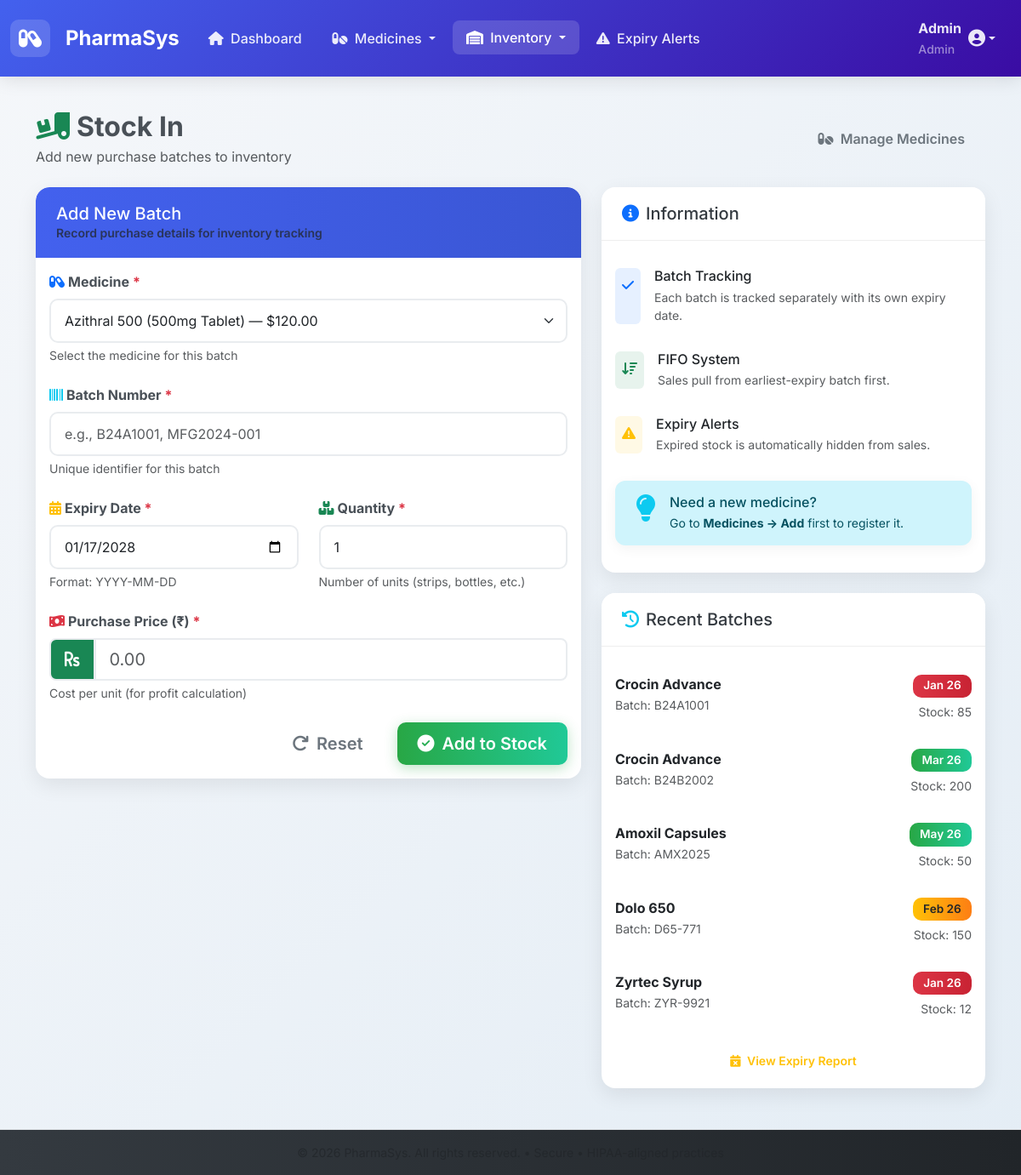
The app's page /inventory/stock-in.php?medicine_id=5 (signed in) with its own data.
### tables this page shows
CREATE TABLE batches (
    id INT AUTO_INCREMENT PRIMARY KEY,
    medicine_id INT NOT NULL,
    batch_number VARCHAR(100) NOT NULL,
    expiry_date DATE NOT NULL,
    quantity INT NOT NULL COMMENT 'Original quantity received',
    purchase_price DECIMAL(10,2) NOT NULL,
    remaining_stock INT NOT NULL,
    created_at TIMESTAMP DEFAULT CURRENT_TIMESTAMP,
    FOREIGN KEY (medicine_id) REFERENCES medicines(id) ON DELETE CASCADE,
    INDEX idx_medicine_id (medicine_id),
    INDEX idx_expiry (expiry_date, remaining_stock)
);

CREATE TABLE medicines (
    id INT AUTO_INCREMENT PRIMARY KEY,
    name VARCHAR(255) NOT NULL,
    generic_name VARCHAR(255),
    dosage VARCHAR(100),
    price DECIMAL(10,2) NOT NULL,
    created_at TIMESTAMP DEFAULT CURRENT_TIMESTAMP
);

### inventory/stock-in.php (the view, shortened to what this page needs)
<?php
require_once '../includes/config.php';
$stmt = $pdo->query("SELECT id, name, generic_name, dosage, price FROM medicines ORDER BY name");
$medicines = $stmt->fetchAll();
$pre_selected_id = $_GET['medicine_id'] ?? null;
$recent_batches = $pdo->query("
    SELECT b.batch_number, b.expiry_date, m.name, b.remaining_stock, b.created_at
    FROM batches b
    JOIN medicines m ON b.medicine_id = m.id
    ORDER BY b.created_at DESC
    LIMIT 5
")->fetchAll();
?>
<?php include '../includes/header.php'; ?>
<div class="d-flex justify-content-between align-items-center mb-4">
    <div>
        <h2 class="fw-bold mb-1"><i class="fas fa-truck-loading me-2 text-success"></i>Stock In</h2>
        <p class="text-muted mb-0">Add new purchase batches to inventory</p>
    </div>
    <a href="../medicines/list.php" class="btn btn-outline-secondary">
        <i class="fas fa-pills me-1"></i> Manage Medicines
    </a>
</div>
<div class="row">
    <div class="col-lg-7">
        <div class="card">
            <div class="card-header">
                <h5 class="mb-0">Add New Batch</h5>
                <p class="text-muted mb-0 small">Record purchase details for inventory tracking</p>
            </div>
            <div class="card-body">
                <form method="POST">
                    <div class="mb-4">
                        <label for="medicine_id" class="form-label fw-bold">
                            <i class="fas fa-capsules me-1 text-primary"></i>Medicine <span class="text-danger">*</span>
                        </label>
                        <select id="medicine_id" name="medicine_id" class="form-select form-select-lg" required>
                            <?php foreach ($medicines as $m): ?>
                            <option value="<?= $m['id'] ?>"
                                    <?= ($pre_selected_id && $m['id'] == $pre_selected_id) ||
                                         (isset($_POST['medicine_id']) && $m['id'] == $_POST['medicine_id'])
                                        ? 'selected' : '' ?>>
                                <?= htmlspecialchars($m['name']) ?>
                                <?= $m['dosage'] ? "({$m['dosage']})" : '' ?>
                            </option>
                            <?php endforeach; ?>
                        </select>
                        <div class="form-text">Select the medicine for this batch</div>
                    </div>
                    <div class="mb-4">
                        <label for="batch_number" class="form-label fw-bold">
                            <i class="fas fa-barcode me-1 text-info"></i>Batch Number <span class="text-danger">*</span>
                        </label>
                        <input type="text" id="batch_number" name="batch_number" class="form-control form-control-lg"
                               value="<?= htmlspecialchars($_POST['batch_number'] ?? '') ?>"
                               placeholder="e.g., B24A1001, MFG2024-001" required>
                        <div class="form-text">Unique identifier for this batch</div>
                    </div>
                    <div class="row mb-4">
                        <div class="col-md-6">
                            <label for="expiry_date" class="form-label fw-bold">
                                <i class="fas fa-calendar-alt me-1 text-warning"></i>Expiry Date <span class="text-danger">*</span>
                            </label>
                            <input type="date" id="expiry_date" name="expiry_date" class="form-control"
                                   value="<?= htmlspecialchars($_POST['expiry_date'] ?? date('Y-m-d', strtotime('+2 years'))) ?>"
                                   required>
                            <div class="form-text">Format: YYYY-MM-DD</div>
                        </div>
                        <div class="col-md-6">
                            <label for="quantity" class="form-label fw-bold">
                                <i class="fas fa-boxes me-1 text-success"></i>Quantity <span class="text-danger">*</span>
                            </label>
                            <input type="number" id="quantity" name="quantity" class="form-control"
                                   value="<?= (int)($_POST['quantity'] ?? 1) ?>" min="1" required>
                            <div class="form-text">Number of units (strips, bottles, etc.)</div>
                        </div>
                    </div>
                    <div class="mb-4">
                        <label for="purchase_price" class="form-label fw-bold">
                            <i class="fas fa-money-bill-wave me-1 text-danger"></i>Purchase Price (₹) <span class="text-danger">*</span>
                        </label>
                        <div class="input-group input-group-lg">
                            <span class="input-group-text bg-success text-white">
                                <i class="fas fa-rupee-sign"></i>
                            </span>
                            <input type="number" id="purchase_price" name="purchase_price" class="form-control"
                                   step="0.01" min="0" placeholder="0.00"
                                   value="<?= htmlspecialchars($_POST['purchase_price'] ?? '') ?>" required>
                        </div>
                        <div class="form-text">Cost per unit (for profit calculation)</div>
                    </div>
                    <div class="d-grid gap-2 d-md-flex justify-content-md-end mt-4">
                        <button type="reset" class="btn btn-lg btn-outline-secondary me-md-2">
                            <i class="fas fa-redo me-1"></i> Reset
                        </button>
                        <button type="submit" class="btn btn-lg btn-success">
                            <i class="fas fa-check-circle me-1"></i> Add to Stock
                        </button>
                    </div>
                </form>
            </div>
        </div>
    </div>
    <div class="col-lg-5">
        <div class="card mb-4">
            <div class="card-header bg-light">
                <h5 class="mb-0"><i class="fas fa-info-circle me-2 text-primary"></i>Information</h5>
            </div>
            <div class="card-body">
                <div class="list-group list-group-flush">
                    <div class="list-group-item border-0 px-0 py-3">
                        <div class="d-flex">
                            <div class="bg-primary bg-opacity-10 p-2 rounded me-3">
                                <i class="fas fa-check text-primary"></i>
                            </div>
                            <div>
                                <h6 class="mb-1">Batch Tracking</h6>
                                <p class="text-muted small mb-0">Each batch is tracked separately with its own expiry date.</p>
                            </div>
                        </div>
                    </div>
                    <div class="list-group-item border-0 px-0 py-3">
                        <div class="d-flex">
                            <div class="bg-success bg-opacity-10 p-2 rounded me-3">
                                <i class="fas fa-sort-amount-down text-success"></i>
                            </div>
                            <div>
                                <h6 class="mb-1">FIFO System</h6>
                                <p class="text-muted small mb-0">Sales pull from earliest-expiry batch first.</p>
                            </div>
                        </div>
                    </div>
                    <div class="list-group-item border-0 px-0 py-3">
                        <div class="d-flex">
                            <div class="bg-warning bg-opacity-10 p-2 rounded me-3">
                                <i class="fas fa-exclamation-triangle text-warning"></i>
                            </div>
                            <div>
                                <h6 class="mb-1">Expiry Alerts</h6>
                                <p class="text-muted small mb-0">Expired stock is automatically hidden from sales.</p>
                            </div>
                        </div>
                    </div>
                </div>
                <div class="alert alert-info mt-3">
                    <div class="d-flex">
                        <i class="fas fa-lightbulb fa-2x me-3 text-info"></i>
                        <div>
                            <h6 class="alert-heading mb-1">Need a new medicine?</h6>
                            <p class="mb-0 small">Go to <strong>Medicines → Add</strong> first to register it.</p>
                        </div>
                    </div>
                </div>
            </div>
        </div>
        <div class="card">
            <div class="card-header bg-light">
                <h5 class="mb-0"><i class="fas fa-history me-2 text-info"></i>Recent Batches</h5>
            </div>
            <div class="card-body">
                <?php if ($recent_batches): ?>
                <div class="list-group list-group-flush">
                    <?php foreach ($recent_batches as $batch):
                        $days_left = (new DateTime($batch['expiry_date']))->diff(new DateTime())->days;
                    ?>
                    <div class="list-group-item border-0 px-0 py-3">
                        <div class="d-flex justify-content-between align-items-start">
                            <div>
                                <div class="fw-bold"><?= htmlspecialchars($batch['name']) ?></div>
                                <small class="text-muted">
                                    Batch: <?= htmlspecialchars($batch['batch_number']) ?>
                                </small>
                            </div>
                            <div class="text-end">
                                <span class="badge bg-<?= $days_left <= 30 ? ($days_left <= 7 ? 'danger' : 'warning') : 'success' ?>">
                                    <?= date('M y', strtotime($batch['expiry_date'])) ?>
                                </span>
                                <div class="mt-1">
                                    <small class="text-muted">Stock: <?= $batch['remaining_stock'] ?></small>
                                </div>
                            </div>
                        </div>
                    </div>
                    <?php endforeach; ?>
                </div>
                <?php endif; ?>
                <div class="text-center mt-3">
                    <a href="../reports/expiry.php" class="btn btn-sm btn-outline-warning w-100">
                        <i class="fas fa-calendar-times me-1"></i> View Expiry Report
                    </a>
                </div>
            </div>
        </div>
    </div>
</div>
<?php include '../includes/footer.php'; ?>

### assets/css/style.css (style rules this page uses)
:root { --primary: #4361ee; --primary-dark: #3a56d4; --primary-light: #eef2ff; --secondary: #6c757d; --success: #28a745; --warning: #ffc107; --danger: #dc3545; --info: #17a2b8; --light: #f8f9fa; --dark: #343a40; --card-shadow: 0 8px 25px rgba(0,0,0,0.08); --transition: all 0.3s ease; }
body { font-family: 'Inter', -apple-system, BlinkMacSystemFont, 'Segoe UI', Roboto, sans-serif; background: linear-gradient(135deg, #f5f7fa 0%, #e4edf5 100%); color: #495057; min-height: 100vh; }
.card { border: none; border-radius: 16px; box-shadow: var(--card-shadow); overflow: hidden; margin-bottom: 1.5rem; background: white; transition: var(--transition); }
.card-header { background: linear-gradient(to right, var(--primary), var(--primary-dark)); color: white; border-bottom: none; padding: 1.2rem 1.5rem; font-weight: 600; border-radius: 16px 16px 0 0 !important; }
.card-header.bg-light { background: white !important; color: var(--dark); border-bottom: 1px solid #eee; }
.btn { border-radius: 10px; font-weight: 600; padding: 0.6rem 1.5rem; border: none; transition: all 0.3s; }
.btn-success { background: linear-gradient(to right, #28a745, #20c997); box-shadow: 0 4px 15px rgba(40, 167, 69, 0.3); }
.btn-sm { padding: 0.4rem 1rem; font-size: 0.875rem; }
.form-control, .form-select { border-radius: 10px; border: 2px solid #e9ecef; padding: 0.75rem 1rem; font-size: 1rem; transition: all 0.3s; }
.form-label { font-weight: 600; color: #495057; margin-bottom: 0.5rem; }
.input-group-text { border-radius: 10px 0 0 10px; background: var(--primary-light); border: 2px solid #e9ecef; color: var(--primary); font-weight: 500; }
.badge { padding: 0.5em 0.9em; border-radius: 10px; font-weight: 600; font-size: 0.85em; border: none; }
.badge.bg-success { background: linear-gradient(to right, #28a745, #20c997) !important; color: white !important; }
.badge.bg-warning { background: linear-gradient(to right, #ffc107, #fd7e14) !important; color: #212529 !important; }
.badge.bg-danger { background: linear-gradient(to right, #dc3545, #c82333) !important; color: white !important; }
.alert { border-radius: 12px; border: none; padding: 1rem 1.5rem; box-shadow: 0 4px 15px rgba(0,0,0,0.05); }

### records on screen
batches: medicine.name "Crocin Advance", batch_number "B24A1001", expiry_date "Jan 26", remaining_stock "85"
batches: medicine.name "Crocin Advance", batch_number "B24B2002", expiry_date "Mar 26", remaining_stock "200"
batches: medicine.name "Amoxil Capsules", batch_number "AMX2025", expiry_date "May 26", remaining_stock "50"
batches: medicine.name "Dolo 650", batch_number "D65-771", expiry_date "Feb 26", remaining_stock "150"
batches: medicine.name "Zyrtec Syrup", batch_number "ZYR-9921", expiry_date "Jan 26", remaining_stock "12"

### other values on screen
$username "Admin"
$role "Admin"
form field medicine_id "Azithral 500 (500mg Tablet) — $120.00"
